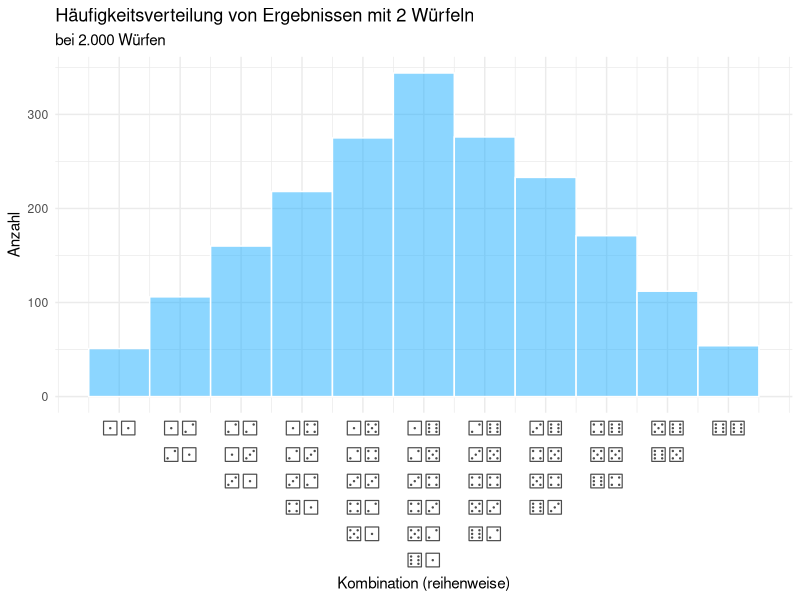

This figure's R source:
# Requires FreeSerif Font or alternative font compatible with dice glyphs
# See http://ftp.gnu.org/gnu/freefont/

library(ggplot2)

w6_1 <- sample(c(1:6), 2000, replace = T)
w6_2 <- sample(c(1:6), 2000, replace = T) + sample(c(1:6), 2000, replace = T)

# see stringi::stri_escape_unicode
d1 <- "\u2680"
d2 <- "\u2681"
d3 <- "\u2682"
d4 <- "\u2683"
d5 <- "\u2684"
d6 <- "\u2685"

dice <- c(
  "2"  = paste0(d1, d1),
  "3"  = paste0(d1, d2, "\n", d2, d1),
  "4"  = paste0(d2, d2, "\n", d1, d3, "\n", d3, d1),
  "5"  = paste0(d1, d4, "\n", d2, d3, "\n", d3, d2, "\n", d4, d1),
  "6"  = paste0(d1, d5, "\n", d2, d4, "\n", d3, d3, "\n", d4, d2, "\n", d5, d1),
  "7"  = paste0(d1, d6, "\n", d2, d5, "\n", d3, d4, "\n", d4, d3, "\n", d5, d2, "\n", d6, d1),
  "8"  = paste0(d2, d6, "\n", d3, d5, "\n", d4, d4, "\n", d5, d3, "\n", d6, d2),
  "9"  = paste0(d3, d6, "\n", d4, d5, "\n", d5, d4, "\n", d6, d3),
  "10" = paste0(d4, d6, "\n", d5, d5, "\n", d6, d4),
  "11" = paste0(d5, d6, "\n", d6, d5),
  "12" = paste0(d6, d6)
)

ggplot(NULL, aes(x = w6_2)) +
  geom_histogram(bins = 11, color = "white", fill = "#1aadff", alpha = .5) +
  scale_x_continuous(breaks = 2:12, labels = dice) +
  labs(title = "Häufigkeitsverteilung von Ergebnissen mit 2 Würfeln",
       subtitle = "bei 2.000 Würfen",
       x = "Kombination (reihenweise)", y = "Anzahl") +
  theme_minimal() +
  theme(axis.text.x = element_text(size = rel(2), family = "FreeSerif"))
